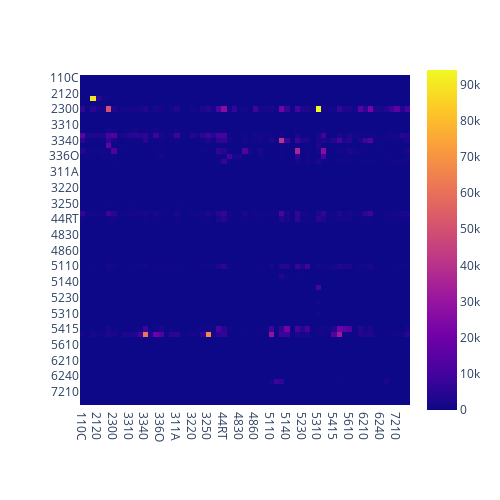

Source (notebook cell):
### Markdown cell above
## Final BEA Investment Network

### Code cell
bea_matrix = final_equip_matrix + final_structure_matrix + final_ipp_matrix + final_resid_matrix
px.imshow(bea_matrix, width=500, height=500)
# Image("finalbeamat.png")

### Figure 1 — Plotly figure (JSON) as saved in the notebook; plotly's stock layout.template omitted (floating-point values rounded to 4 significant figures; data arrays with more than 128 entries replaced by an {"elided": "..."} marker saying what was removed)
{"data": [{"coloraxis": "coloraxis", "hovertemplate": "x: %{x}<br>y: %{y}<br>color: %{z}<extra></extra>", "name": "0", "type": "heatmap", "x": ["110C", "113F", "2110", "2120", "2130", "2200", "2300", "3210", "3270", "3310", "3320", "3330", "3340", "3350", "336M", "336O", "3370", "338A", "311A", "313T", "315A", "3220", "3230", "3240", "3250", "3260", "4200", "44RT", "4810", "4820", "4830", "4840", "4850", "4860", "487S", "4930", "5110", "5120", "5130", "5140", "5210", "5220", "5230", "5240", "5250", "5310", "5320", "5411", "5415", "5412", "5500", "5610", "5620", "6100", "6210", "622H", "6230", "6240", "711A", "7130", "7210", "7220", "8100"], "xaxis": "x", "y": ["110C", "113F", "2110", "2120", "2130", "2200", "2300", "3210", "3270", "3310", "3320", "3330", "3340", "3350", "336M", "336O", "3370", "338A", "311A", "313T", "315A", "3220", "3230", "3240", "3250", "3260", "4200", "44RT", "4810", "4820", "4830", "4840", "4850", "4860", "487S", "4930", "5110", "5120", "5130", "5140", "5210", "5220", "5230", "5240", "5250", "5310", "5320", "5411", "5415", "5412", "5500", "5610", "5620", "6100", "6210", "622H", "6230", "6240", "711A", "7130", "7210", "7220", "8100"], "yaxis": "y", "z": {"elided": "63x63 float values"}}], "layout": {"coloraxis": {"colorscale": [[0, "#0d0887"], [0.1111, "#46039f"], [0.2222, "#7201a8"], [0.3333, "#9c179e"], [0.4444, "#bd3786"], [0.5556, "#d8576b"], [0.6667, "#ed7953"], [0.7778, "#fb9f3a"], [0.8889, "#fdca26"], [1, "#f0f921"]]}, "height": 500, "margin": {"t": 60}, "width": 500, "xaxis": {"anchor": "y", "constrain": "domain", "domain": [0, 1], "scaleanchor": "y"}, "yaxis": {"anchor": "x", "autorange": "reversed", "constrain": "domain", "domain": [0, 1]}}}
